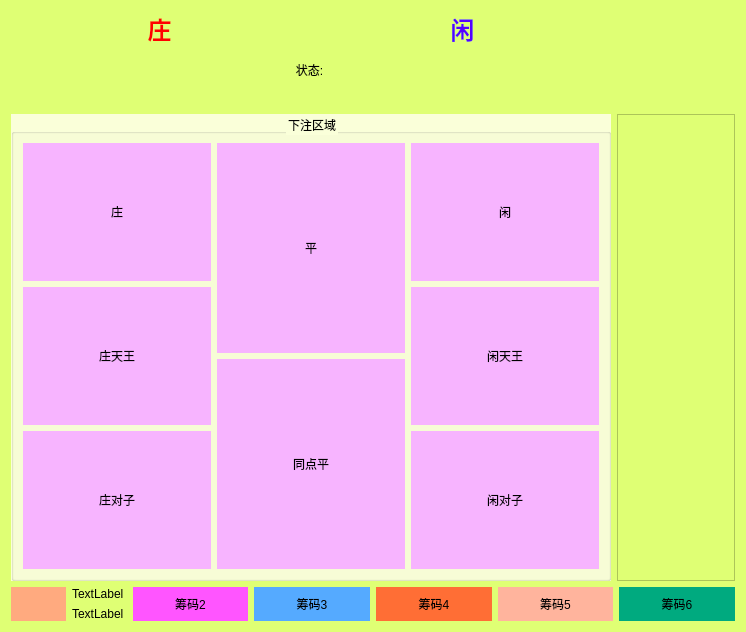
<?xml version="1.0" encoding="UTF-8"?>
<ui version="4.0">
 <class>BaccaratUI</class>
 <widget class="QWidget" name="BaccaratUI">
  <property name="geometry">
   <rect>
    <x>0</x>
    <y>0</y>
    <width>746</width>
    <height>632</height>
   </rect>
  </property>
  <property name="windowTitle">
   <string>Form</string>
  </property>
  <property name="styleSheet">
   <string notr="true">background-color: rgb(223, 255, 116);</string>
  </property>
  <layout class="QGridLayout" name="gridLayout_4">
   <item row="0" column="0">
    <widget class="QLabel" name="label_7">
     <property name="minimumSize">
      <size>
       <width>0</width>
       <height>25</height>
      </size>
     </property>
     <property name="text">
      <string>&lt;html&gt;&lt;head/&gt;&lt;body&gt;&lt;p&gt;&lt;span style=&quot; font-size:18pt; font-weight:600; color:#ff0000;&quot;&gt;庄&lt;/span&gt;&lt;/p&gt;&lt;/body&gt;&lt;/html&gt;</string>
     </property>
     <property name="alignment">
      <set>Qt::AlignCenter</set>
     </property>
    </widget>
   </item>
   <item row="0" column="1">
    <widget class="QLabel" name="label_8">
     <property name="minimumSize">
      <size>
       <width>0</width>
       <height>25</height>
      </size>
     </property>
     <property name="text">
      <string>&lt;html&gt;&lt;head/&gt;&lt;body&gt;&lt;p&gt;&lt;span style=&quot; font-size:18pt; font-weight:600; color:#5500ff;&quot;&gt;闲&lt;/span&gt;&lt;/p&gt;&lt;/body&gt;&lt;/html&gt;</string>
     </property>
     <property name="alignment">
      <set>Qt::AlignCenter</set>
     </property>
    </widget>
   </item>
   <item row="0" column="2" rowspan="2">
    <layout class="QHBoxLayout" name="horizontalLayout_Logo">
     <item>
      <widget class="QLabel" name="label_15">
       <property name="maximumSize">
        <size>
         <width>120</width>
         <height>60</height>
        </size>
       </property>
       <property name="text">
        <string/>
       </property>
       <property name="pixmap">
        <pixmap resource="../../imgage.qrc">:/img/baccarat/baijiale.png</pixmap>
       </property>
       <property name="scaledContents">
        <bool>true</bool>
       </property>
       <property name="alignment">
        <set>Qt::AlignCenter</set>
       </property>
      </widget>
     </item>
    </layout>
   </item>
   <item row="2" column="0" colspan="2">
    <widget class="QGroupBox" name="groupBox">
     <property name="minimumSize">
      <size>
       <width>600</width>
       <height>350</height>
      </size>
     </property>
     <property name="baseSize">
      <size>
       <width>600</width>
       <height>350</height>
      </size>
     </property>
     <property name="styleSheet">
      <string notr="true">background-color: rgb(250, 255, 217);</string>
     </property>
     <property name="title">
      <string>下注区域</string>
     </property>
     <property name="alignment">
      <set>Qt::AlignCenter</set>
     </property>
     <layout class="QGridLayout" name="gridLayout">
      <item row="0" column="0">
       <widget class="QLabel" name="label_Zhuang">
        <property name="styleSheet">
         <string notr="true">background-color: rgb(247, 180, 255);</string>
        </property>
        <property name="text">
         <string>庄</string>
        </property>
        <property name="alignment">
         <set>Qt::AlignCenter</set>
        </property>
       </widget>
      </item>
      <item row="0" column="2">
       <widget class="QLabel" name="label_Xian">
        <property name="styleSheet">
         <string notr="true">background-color: rgb(247, 180, 255);</string>
        </property>
        <property name="text">
         <string>闲</string>
        </property>
        <property name="alignment">
         <set>Qt::AlignCenter</set>
        </property>
       </widget>
      </item>
      <item row="1" column="0">
       <widget class="QLabel" name="label_ZTW">
        <property name="styleSheet">
         <string notr="true">background-color: rgb(247, 180, 255);</string>
        </property>
        <property name="text">
         <string>庄天王</string>
        </property>
        <property name="alignment">
         <set>Qt::AlignCenter</set>
        </property>
       </widget>
      </item>
      <item row="1" column="2">
       <widget class="QLabel" name="label_XTW">
        <property name="styleSheet">
         <string notr="true">background-color: rgb(247, 180, 255);</string>
        </property>
        <property name="text">
         <string>闲天王</string>
        </property>
        <property name="alignment">
         <set>Qt::AlignCenter</set>
        </property>
       </widget>
      </item>
      <item row="2" column="0">
       <widget class="QLabel" name="label_ZDZ">
        <property name="styleSheet">
         <string notr="true">background-color: rgb(247, 180, 255);</string>
        </property>
        <property name="text">
         <string>庄对子</string>
        </property>
        <property name="alignment">
         <set>Qt::AlignCenter</set>
        </property>
       </widget>
      </item>
      <item row="2" column="2">
       <widget class="QLabel" name="label_XDZ">
        <property name="styleSheet">
         <string notr="true">background-color: rgb(247, 180, 255);</string>
        </property>
        <property name="text">
         <string>闲对子</string>
        </property>
        <property name="alignment">
         <set>Qt::AlignCenter</set>
        </property>
       </widget>
      </item>
      <item row="0" column="1" rowspan="3">
       <layout class="QVBoxLayout" name="verticalLayout">
        <item>
         <widget class="QLabel" name="label_Ping">
          <property name="styleSheet">
           <string notr="true">background-color: rgb(247, 180, 255);</string>
          </property>
          <property name="text">
           <string>平</string>
          </property>
          <property name="alignment">
           <set>Qt::AlignCenter</set>
          </property>
         </widget>
        </item>
        <item>
         <widget class="QLabel" name="label_TDP">
          <property name="styleSheet">
           <string notr="true">background-color: rgb(247, 180, 255);</string>
          </property>
          <property name="text">
           <string>同点平</string>
          </property>
          <property name="alignment">
           <set>Qt::AlignCenter</set>
          </property>
         </widget>
        </item>
       </layout>
      </item>
     </layout>
    </widget>
   </item>
   <item row="2" column="2">
    <widget class="QListView" name="listView">
     <property name="maximumSize">
      <size>
       <width>120</width>
       <height>16777215</height>
      </size>
     </property>
    </widget>
   </item>
   <item row="1" column="0" colspan="2">
    <widget class="QFrame" name="horizontalFrame">
     <layout class="QHBoxLayout" name="horizontalLayout_State">
      <property name="sizeConstraint">
       <enum>QLayout::SetNoConstraint</enum>
      </property>
      <item>
       <widget class="Poker" name="poker_1" native="true">
        <property name="maximumSize">
         <size>
          <width>70</width>
          <height>80</height>
         </size>
        </property>
        <property name="autoFillBackground">
         <bool>false</bool>
        </property>
        <property name="styleSheet">
         <string notr="true">border-image: url(:/img/poker_b/b_bg.png);</string>
        </property>
       </widget>
      </item>
      <item>
       <widget class="Poker" name="poker_2" native="true">
        <property name="maximumSize">
         <size>
          <width>70</width>
          <height>80</height>
         </size>
        </property>
        <property name="autoFillBackground">
         <bool>false</bool>
        </property>
        <property name="styleSheet">
         <string notr="true">border-image: url(:/img/poker_b/b_bg.png);</string>
        </property>
       </widget>
      </item>
      <item>
       <widget class="Poker" name="poker_3" native="true">
        <property name="maximumSize">
         <size>
          <width>70</width>
          <height>80</height>
         </size>
        </property>
        <property name="autoFillBackground">
         <bool>false</bool>
        </property>
        <property name="styleSheet">
         <string notr="true">border-image: url(:/img/poker_b/b_bg.png);</string>
        </property>
       </widget>
      </item>
      <item>
       <layout class="QGridLayout" name="gridLayout_3">
        <item row="1" column="0">
         <widget class="QLabel" name="label_Number">
          <property name="maximumSize">
           <size>
            <width>75</width>
            <height>60</height>
           </size>
          </property>
          <property name="text">
           <string/>
          </property>
          <property name="pixmap">
           <pixmap resource="../../imgage.qrc">:/img/number/0.png</pixmap>
          </property>
          <property name="scaledContents">
           <bool>true</bool>
          </property>
         </widget>
        </item>
        <item row="0" column="0">
         <widget class="QLabel" name="label_State">
          <property name="minimumSize">
           <size>
            <width>0</width>
            <height>0</height>
           </size>
          </property>
          <property name="maximumSize">
           <size>
            <width>75</width>
            <height>16777215</height>
           </size>
          </property>
          <property name="text">
           <string>状态:</string>
          </property>
          <property name="alignment">
           <set>Qt::AlignCenter</set>
          </property>
         </widget>
        </item>
       </layout>
      </item>
      <item>
       <widget class="Poker" name="poker_4" native="true">
        <property name="maximumSize">
         <size>
          <width>70</width>
          <height>80</height>
         </size>
        </property>
        <property name="autoFillBackground">
         <bool>false</bool>
        </property>
        <property name="styleSheet">
         <string notr="true">border-image: url(:/img/poker_b/b_bg.png);</string>
        </property>
       </widget>
      </item>
      <item>
       <widget class="Poker" name="poker_5" native="true">
        <property name="maximumSize">
         <size>
          <width>70</width>
          <height>80</height>
         </size>
        </property>
        <property name="autoFillBackground">
         <bool>false</bool>
        </property>
        <property name="styleSheet">
         <string notr="true">border-image: url(:/img/poker_b/b_bg.png);</string>
        </property>
       </widget>
      </item>
      <item>
       <widget class="Poker" name="poker_6" native="true">
        <property name="maximumSize">
         <size>
          <width>70</width>
          <height>80</height>
         </size>
        </property>
        <property name="autoFillBackground">
         <bool>false</bool>
        </property>
        <property name="styleSheet">
         <string notr="true">border-image: url(:/img/poker_b/b_bg.png);</string>
        </property>
       </widget>
      </item>
     </layout>
    </widget>
   </item>
   <item row="3" column="0" colspan="3">
    <layout class="QHBoxLayout" name="horizontalLayout">
     <item>
      <layout class="QHBoxLayout" name="horizontalLayout_3">
       <item>
        <widget class="QLabel" name="label_head">
         <property name="minimumSize">
          <size>
           <width>0</width>
           <height>0</height>
          </size>
         </property>
         <property name="maximumSize">
          <size>
           <width>120</width>
           <height>119</height>
          </size>
         </property>
         <property name="styleSheet">
          <string notr="true">background-color: rgb(255, 170, 127);</string>
         </property>
         <property name="text">
          <string/>
         </property>
         <property name="pixmap">
          <pixmap resource="../../imgage.qrc">:/img/wang.jpg</pixmap>
         </property>
         <property name="scaledContents">
          <bool>true</bool>
         </property>
         <property name="alignment">
          <set>Qt::AlignCenter</set>
         </property>
        </widget>
       </item>
       <item>
        <layout class="QGridLayout" name="gridLayout_2">
         <item row="0" column="0">
          <widget class="QLabel" name="label_name">
           <property name="text">
            <string>TextLabel</string>
           </property>
          </widget>
         </item>
         <item row="1" column="0">
          <widget class="QLabel" name="label_gold">
           <property name="text">
            <string>TextLabel</string>
           </property>
          </widget>
         </item>
        </layout>
       </item>
      </layout>
     </item>
     <item>
      <widget class="QLabel" name="label_Clip1">
       <property name="maximumSize">
        <size>
         <width>16777215</width>
         <height>119</height>
        </size>
       </property>
       <property name="styleSheet">
        <string notr="true">background-color: rgb(255, 85, 255);</string>
       </property>
       <property name="text">
        <string>筹码2</string>
       </property>
       <property name="alignment">
        <set>Qt::AlignCenter</set>
       </property>
      </widget>
     </item>
     <item>
      <widget class="QLabel" name="label_Clip2">
       <property name="maximumSize">
        <size>
         <width>16777215</width>
         <height>119</height>
        </size>
       </property>
       <property name="styleSheet">
        <string notr="true">background-color: rgb(85, 170, 255);</string>
       </property>
       <property name="text">
        <string>筹码3</string>
       </property>
       <property name="alignment">
        <set>Qt::AlignCenter</set>
       </property>
      </widget>
     </item>
     <item>
      <widget class="QLabel" name="label_Clip3">
       <property name="maximumSize">
        <size>
         <width>16777215</width>
         <height>119</height>
        </size>
       </property>
       <property name="styleSheet">
        <string notr="true">background-color: rgb(255, 110, 53);</string>
       </property>
       <property name="text">
        <string>筹码4</string>
       </property>
       <property name="alignment">
        <set>Qt::AlignCenter</set>
       </property>
      </widget>
     </item>
     <item>
      <widget class="QLabel" name="label_Clip4">
       <property name="maximumSize">
        <size>
         <width>16777215</width>
         <height>119</height>
        </size>
       </property>
       <property name="styleSheet">
        <string notr="true">background-color: rgb(255, 180, 157);</string>
       </property>
       <property name="text">
        <string>筹码5</string>
       </property>
       <property name="alignment">
        <set>Qt::AlignCenter</set>
       </property>
      </widget>
     </item>
     <item>
      <widget class="QLabel" name="label_Clip5">
       <property name="maximumSize">
        <size>
         <width>16777215</width>
         <height>119</height>
        </size>
       </property>
       <property name="styleSheet">
        <string notr="true">background-color: rgb(0, 170, 127);</string>
       </property>
       <property name="text">
        <string>筹码6</string>
       </property>
       <property name="alignment">
        <set>Qt::AlignCenter</set>
       </property>
      </widget>
     </item>
    </layout>
   </item>
  </layout>
 </widget>
 <customwidgets>
  <customwidget>
   <class>Poker</class>
   <extends>QWidget</extends>
   <header>base/UI/poker.h</header>
   <container>1</container>
  </customwidget>
 </customwidgets>
 <resources>
  <include location="../../imgage.qrc"/>
 </resources>
 <connections/>
</ui>
